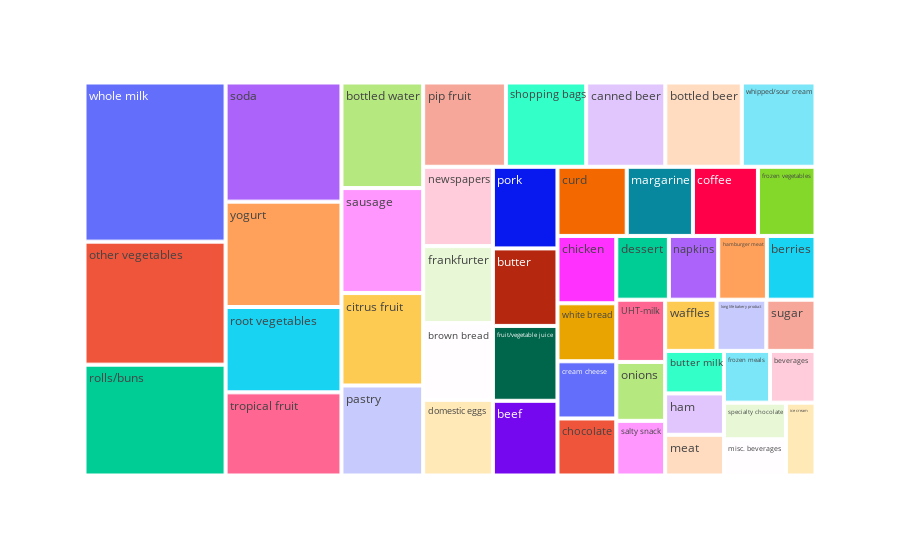

The code cell stored with this chart in its notebook:
### Code cell
import plotly.express as px
fig = px.treemap(item, path=['Item'], values='Count')
fig.show()

### Figure 1 — Plotly figure (JSON) as saved in the notebook; plotly's stock layout.template omitted (floating-point values rounded to 4 significant figures)
{"data": [{"branchvalues": "total", "domain": {"x": [0, 1], "y": [0, 1]}, "hovertemplate": "labels=%{label}<br>Count=%{value}<br>parent=%{parent}<br>id=%{id}<extra></extra>", "ids": ["UHT-milk", "beef", "berries", "beverages", "bottled beer", "bottled water", "brown bread", "butter", "butter milk", "canned beer", "chicken", "chocolate", "citrus fruit", "coffee", "cream cheese ", "curd", "dessert", "domestic eggs", "frankfurter", "frozen meals", "frozen vegetables", "fruit/vegetable juice", "ham", "hamburger meat", "ice cream", "long life bakery product", "margarine", "meat", "misc. beverages", "napkins", "newspapers", "onions", "other vegetables", "pastry", "pip fruit", "pork", "rolls/buns", "root vegetables", "salty snack", "sausage", "shopping bags", "soda", "specialty chocolate", "sugar", "tropical fruit", "waffles", "whipped/sour cream", "white bread", "whole milk", "yogurt"], "labels": ["UHT-milk", "beef", "berries", "beverages", "bottled beer", "bottled water", "brown bread", "butter", "butter milk", "canned beer", "chicken", "chocolate", "citrus fruit", "coffee", "cream cheese ", "curd", "dessert", "domestic eggs", "frankfurter", "frozen meals", "frozen vegetables", "fruit/vegetable juice", "ham", "hamburger meat", "ice cream", "long life bakery product", "margarine", "meat", "misc. beverages", "napkins", "newspapers", "onions", "other vegetables", "pastry", "pip fruit", "pork", "rolls/buns", "root vegetables", "salty snack", "sausage", "shopping bags", "soda", "specialty chocolate", "sugar", "tropical fruit", "waffles", "whipped/sour cream", "white bread", "whole milk", "yogurt"], "name": "", "parents": ["", "", "", "", "", "", "", "", "", "", "", "", "", "", "", "", "", "", "", "", "", "", "", "", "", "", "", "", "", "", "", "", "", "", "", "", "", "", "", "", "", "", "", "", "", "", "", "", "", ""], "type": "treemap", "values": [320, 508, 326, 248, 678, 908, 563, 527, 263, 702, 417, 353, 795, 473, 354, 504, 353, 555, 565, 251, 419, 509, 256, 327, 227, 268, 482, 252, 236, 331, 582, 303, 1827, 774, 734, 555, 1646, 1041, 281, 903, 712, 1453, 239, 265, 1014, 277, 654, 359, 2363, 1285]}], "layout": {"legend": {"tracegroupgap": 0}, "margin": {"t": 60}}}
